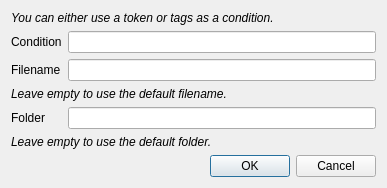
<?xml version="1.0" encoding="UTF-8"?>
<ui version="4.0">
 <class>conditionWindow</class>
 <widget class="QDialog" name="conditionWindow">
  <property name="windowModality">
   <enum>Qt::WindowModal</enum>
  </property>
  <property name="geometry">
   <rect>
    <x>0</x>
    <y>0</y>
    <width>387</width>
    <height>176</height>
   </rect>
  </property>
  <property name="windowTitle">
   <string>Add a custom token</string>
  </property>
  <property name="windowIcon">
   <iconset resource="../../resources.qrc">
    <normaloff>:/images/icon.ico</normaloff>:/images/icon.ico</iconset>
  </property>
  <layout class="QFormLayout" name="formLayout">
   <item row="0" column="0" colspan="2">
    <widget class="QLabel" name="labelConditionInfo">
     <property name="text">
      <string>&lt;i&gt;You can either use a token or tags as a condition.&lt;/i&gt;</string>
     </property>
    </widget>
   </item>
   <item row="1" column="0">
    <widget class="QLabel" name="labelCondition">
     <property name="text">
      <string>Condition</string>
     </property>
    </widget>
   </item>
   <item row="1" column="1">
    <widget class="QLineEdit" name="lineCondition"/>
   </item>
   <item row="2" column="0">
    <widget class="QLabel" name="labelFilename">
     <property name="text">
      <string>Filename</string>
     </property>
    </widget>
   </item>
   <item row="6" column="0" colspan="2">
    <widget class="QDialogButtonBox" name="buttonBox">
     <property name="orientation">
      <enum>Qt::Horizontal</enum>
     </property>
     <property name="standardButtons">
      <set>QDialogButtonBox::Cancel|QDialogButtonBox::Ok</set>
     </property>
    </widget>
   </item>
   <item row="2" column="1">
    <widget class="QLineEdit" name="lineFilename"/>
   </item>
   <item row="4" column="0">
    <widget class="QLabel" name="labelFolder">
     <property name="text">
      <string>Folder</string>
     </property>
    </widget>
   </item>
   <item row="5" column="0" colspan="2">
    <widget class="QLabel" name="labelFolderEmpty">
     <property name="text">
      <string>&lt;i&gt;Leave empty to use the default folder.&lt;/i&gt;</string>
     </property>
    </widget>
   </item>
   <item row="4" column="1">
    <widget class="QLineEdit" name="lineFolder"/>
   </item>
   <item row="3" column="0" colspan="2">
    <widget class="QLabel" name="labelFilenameEmpty">
     <property name="text">
      <string>&lt;i&gt;Leave empty to use the default filename.&lt;/i&gt;</string>
     </property>
    </widget>
   </item>
  </layout>
 </widget>
 <tabstops>
  <tabstop>lineCondition</tabstop>
  <tabstop>lineFilename</tabstop>
  <tabstop>buttonBox</tabstop>
 </tabstops>
 <resources>
  <include location="../../resources.qrc"/>
  <include location="../../resources.qrc"/>
  <include location="../../resources.qrc"/>
 </resources>
 <connections>
  <connection>
   <sender>buttonBox</sender>
   <signal>accepted()</signal>
   <receiver>conditionWindow</receiver>
   <slot>accept()</slot>
   <hints>
    <hint type="sourcelabel">
     <x>236</x>
     <y>87</y>
    </hint>
    <hint type="destinationlabel">
     <x>157</x>
     <y>274</y>
    </hint>
   </hints>
  </connection>
  <connection>
   <sender>buttonBox</sender>
   <signal>rejected()</signal>
   <receiver>conditionWindow</receiver>
   <slot>reject()</slot>
   <hints>
    <hint type="sourcelabel">
     <x>252</x>
     <y>87</y>
    </hint>
    <hint type="destinationlabel">
     <x>286</x>
     <y>274</y>
    </hint>
   </hints>
  </connection>
 </connections>
</ui>
